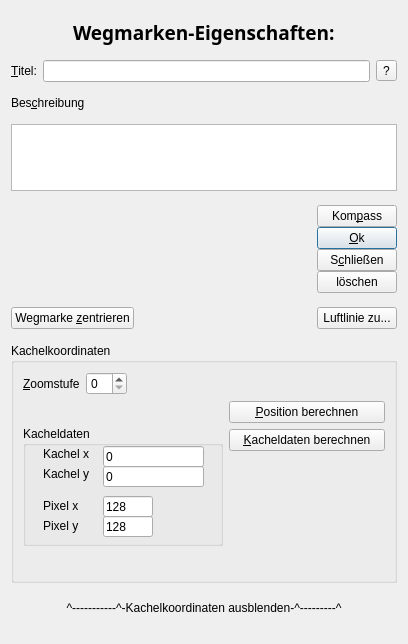
<?xml version="1.0" encoding="UTF-8"?>
<ui version="4.0">
 <class>waypointDialog</class>
 <widget class="QDialog" name="waypointDialog">
  <property name="geometry">
   <rect>
    <x>0</x>
    <y>0</y>
    <width>405</width>
    <height>644</height>
   </rect>
  </property>
  <property name="sizePolicy">
   <sizepolicy hsizetype="Preferred" vsizetype="Preferred">
    <horstretch>0</horstretch>
    <verstretch>0</verstretch>
   </sizepolicy>
  </property>
  <property name="minimumSize">
   <size>
    <width>0</width>
    <height>265</height>
   </size>
  </property>
  <property name="windowTitle">
   <string>Wegmarkendialog</string>
  </property>
  <layout class="QVBoxLayout" name="verticalLayout_3">
   <item>
    <layout class="QHBoxLayout" name="horizontalLayout">
     <item>
      <spacer name="horizontalSpacer">
       <property name="orientation">
        <enum>Qt::Horizontal</enum>
       </property>
       <property name="sizeHint" stdset="0">
        <size>
         <width>40</width>
         <height>20</height>
        </size>
       </property>
      </spacer>
     </item>
     <item>
      <widget class="QLabel" name="label_2">
       <property name="sizePolicy">
        <sizepolicy hsizetype="Preferred" vsizetype="Fixed">
         <horstretch>0</horstretch>
         <verstretch>0</verstretch>
        </sizepolicy>
       </property>
       <property name="font">
        <font>
         <family>Linux Libertine O</family>
         <pointsize>14</pointsize>
         <weight>75</weight>
         <bold>true</bold>
        </font>
       </property>
       <property name="autoFillBackground">
        <bool>false</bool>
       </property>
       <property name="text">
        <string>Wegmarken-Eigenschaften:</string>
       </property>
      </widget>
     </item>
     <item>
      <spacer name="horizontalSpacer_2">
       <property name="orientation">
        <enum>Qt::Horizontal</enum>
       </property>
       <property name="sizeHint" stdset="0">
        <size>
         <width>40</width>
         <height>20</height>
        </size>
       </property>
      </spacer>
     </item>
    </layout>
   </item>
   <item>
    <layout class="QHBoxLayout" name="horizontalLayout_2">
     <item>
      <widget class="QLabel" name="label">
       <property name="text">
        <string>&amp;Titel:</string>
       </property>
       <property name="buddy">
        <cstring>title</cstring>
       </property>
      </widget>
     </item>
     <item>
      <widget class="QLineEdit" name="title"/>
     </item>
     <item>
      <widget class="QToolButton" name="nomatimButton">
       <property name="toolTip">
        <string>&lt;html&gt;&lt;head/&gt;&lt;body&gt;&lt;p&gt;Fragt einen Nominatim-Server nach dem Ort, der hier als Titel eingetragen ist. &lt;/p&gt;&lt;p&gt;Die Koordinaten des Punktes werden gemäß der Anfrage gesetzt.&lt;/p&gt;&lt;p&gt;Ggf werden weitere Waypoints erzeugt, wenn die Anfrage mehrere Ergebnisse lieferte.&lt;/p&gt;&lt;p&gt;Mehr dazu im Hilfetext zu Waypoints (Taste F1)&lt;/p&gt;&lt;/body&gt;&lt;/html&gt;</string>
       </property>
       <property name="text">
        <string>?</string>
       </property>
      </widget>
     </item>
    </layout>
   </item>
   <item>
    <widget class="QLabel" name="label_3">
     <property name="sizePolicy">
      <sizepolicy hsizetype="Preferred" vsizetype="Fixed">
       <horstretch>0</horstretch>
       <verstretch>0</verstretch>
      </sizepolicy>
     </property>
     <property name="text">
      <string>Bes&amp;chreibung</string>
     </property>
     <property name="buddy">
      <cstring>description</cstring>
     </property>
    </widget>
   </item>
   <item>
    <widget class="QPlainTextEdit" name="description">
     <property name="sizePolicy">
      <sizepolicy hsizetype="Expanding" vsizetype="Fixed">
       <horstretch>0</horstretch>
       <verstretch>0</verstretch>
      </sizepolicy>
     </property>
     <property name="maximumSize">
      <size>
       <width>16777215</width>
       <height>67</height>
      </size>
     </property>
    </widget>
   </item>
   <item>
    <layout class="QHBoxLayout" name="horizontalLayout_3">
     <item>
      <spacer name="horizontalSpacer_4">
       <property name="orientation">
        <enum>Qt::Horizontal</enum>
       </property>
       <property name="sizeHint" stdset="0">
        <size>
         <width>28</width>
         <height>17</height>
        </size>
       </property>
      </spacer>
     </item>
     <item>
      <widget class="QWidget" name="koordEing" native="true">
       <property name="sizePolicy">
        <sizepolicy hsizetype="Preferred" vsizetype="Preferred">
         <horstretch>0</horstretch>
         <verstretch>0</verstretch>
        </sizepolicy>
       </property>
      </widget>
     </item>
     <item>
      <layout class="QVBoxLayout" name="verticalLayout">
       <property name="spacing">
        <number>0</number>
       </property>
       <item>
        <widget class="QPushButton" name="kompassButton">
         <property name="text">
          <string>Kom&amp;pass</string>
         </property>
        </widget>
       </item>
       <item>
        <widget class="QPushButton" name="okButton">
         <property name="toolTip">
          <string>&lt;html&gt;&lt;head/&gt;&lt;body&gt;&lt;p&gt;Überträgt die Daten an den Atlas.&lt;/p&gt;&lt;p&gt;Das geschieht aber auch bei jeder Änderung eines Feldes.&lt;/p&gt;&lt;/body&gt;&lt;/html&gt;</string>
         </property>
         <property name="text">
          <string>&amp;Ok</string>
         </property>
         <property name="autoDefault">
          <bool>false</bool>
         </property>
         <property name="default">
          <bool>true</bool>
         </property>
        </widget>
       </item>
       <item>
        <widget class="QPushButton" name="closeButton">
         <property name="toolTip">
          <string/>
         </property>
         <property name="text">
          <string>S&amp;chließen</string>
         </property>
        </widget>
       </item>
       <item>
        <widget class="QPushButton" name="deleteButton">
         <property name="text">
          <string>löschen</string>
         </property>
        </widget>
       </item>
      </layout>
     </item>
    </layout>
   </item>
   <item>
    <layout class="QHBoxLayout" name="horizontalLayout_6">
     <item>
      <widget class="QPushButton" name="centerButton">
       <property name="toolTip">
        <string>sorgt dafür, dass diese Wegmarke ins Anzeigefenster kommt. Brauchbar vor allem wenn man den Zoomfaktor verändert hat.</string>
       </property>
       <property name="text">
        <string>Wegmarke &amp;zentrieren</string>
       </property>
      </widget>
     </item>
     <item>
      <spacer name="horizontalSpacer_6">
       <property name="orientation">
        <enum>Qt::Horizontal</enum>
       </property>
       <property name="sizeHint" stdset="0">
        <size>
         <width>40</width>
         <height>20</height>
        </size>
       </property>
      </spacer>
     </item>
     <item>
      <widget class="QPushButton" name="luftlinieButton">
       <property name="toolTip">
        <string>fragt nach einem weiteren Waypoint und berechnet einen Track, der die kürzeste Verbindung zwischen diesen Punkten darstellt.</string>
       </property>
       <property name="text">
        <string>Luftlinie zu...</string>
       </property>
      </widget>
     </item>
    </layout>
   </item>
   <item>
    <widget class="QGroupBox" name="kachelKoordinatenBox">
     <property name="sizePolicy">
      <sizepolicy hsizetype="Preferred" vsizetype="Fixed">
       <horstretch>0</horstretch>
       <verstretch>0</verstretch>
      </sizepolicy>
     </property>
     <property name="minimumSize">
      <size>
       <width>0</width>
       <height>240</height>
      </size>
     </property>
     <property name="title">
      <string notr="true">Kachelkoordinaten</string>
     </property>
     <property name="flat">
      <bool>true</bool>
     </property>
     <layout class="QVBoxLayout" name="verticalLayout_4">
      <item>
       <layout class="QHBoxLayout" name="horizontalLayout_5">
        <item>
         <widget class="QLabel" name="textLabel1_2">
          <property name="text">
           <string>&amp;Zoomstufe</string>
          </property>
          <property name="wordWrap">
           <bool>false</bool>
          </property>
          <property name="buddy">
           <cstring>Zoom</cstring>
          </property>
         </widget>
        </item>
        <item>
         <widget class="QSpinBox" name="Zoom">
          <property name="sizePolicy">
           <sizepolicy hsizetype="Fixed" vsizetype="Fixed">
            <horstretch>0</horstretch>
            <verstretch>0</verstretch>
           </sizepolicy>
          </property>
          <property name="maximum">
           <number>18</number>
          </property>
          <property name="value">
           <number>0</number>
          </property>
         </widget>
        </item>
        <item>
         <spacer name="horizontalSpacer_5">
          <property name="orientation">
           <enum>Qt::Horizontal</enum>
          </property>
          <property name="sizeHint" stdset="0">
           <size>
            <width>40</width>
            <height>20</height>
           </size>
          </property>
         </spacer>
        </item>
       </layout>
      </item>
      <item>
       <layout class="QHBoxLayout" name="horizontalLayout_7">
        <item>
         <widget class="Q3GroupBox" name="groupBox5_2">
          <property name="sizePolicy">
           <sizepolicy hsizetype="Fixed" vsizetype="Fixed">
            <horstretch>0</horstretch>
            <verstretch>0</verstretch>
           </sizepolicy>
          </property>
          <property name="minimumSize">
           <size>
            <width>200</width>
            <height>120</height>
           </size>
          </property>
          <property name="title">
           <string>Kacheldaten</string>
          </property>
          <widget class="QLabel" name="textLabel3_3">
           <property name="geometry">
            <rect>
             <x>20</x>
             <y>70</y>
             <width>50</width>
             <height>20</height>
            </rect>
           </property>
           <property name="text">
            <string>Pixel x</string>
           </property>
           <property name="wordWrap">
            <bool>false</bool>
           </property>
          </widget>
          <widget class="QLabel" name="textLabel3_4">
           <property name="geometry">
            <rect>
             <x>20</x>
             <y>90</y>
             <width>40</width>
             <height>20</height>
            </rect>
           </property>
           <property name="text">
            <string>Pixel y</string>
           </property>
           <property name="wordWrap">
            <bool>false</bool>
           </property>
          </widget>
          <widget class="QLabel" name="textLabel2_3">
           <property name="geometry">
            <rect>
             <x>20</x>
             <y>20</y>
             <width>53</width>
             <height>15</height>
            </rect>
           </property>
           <property name="text">
            <string>Kachel x</string>
           </property>
           <property name="wordWrap">
            <bool>false</bool>
           </property>
          </widget>
          <widget class="QLabel" name="textLabel2_2_3">
           <property name="geometry">
            <rect>
             <x>20</x>
             <y>40</y>
             <width>53</width>
             <height>15</height>
            </rect>
           </property>
           <property name="text">
            <string>Kachel y</string>
           </property>
           <property name="wordWrap">
            <bool>false</bool>
           </property>
          </widget>
          <widget class="QLineEdit" name="tile_y">
           <property name="geometry">
            <rect>
             <x>80</x>
             <y>40</y>
             <width>101</width>
             <height>21</height>
            </rect>
           </property>
           <property name="text">
            <string>0</string>
           </property>
          </widget>
          <widget class="QLineEdit" name="pix_x">
           <property name="geometry">
            <rect>
             <x>80</x>
             <y>70</y>
             <width>50</width>
             <height>21</height>
            </rect>
           </property>
           <property name="text">
            <string>128</string>
           </property>
          </widget>
          <widget class="QLineEdit" name="pix_y">
           <property name="geometry">
            <rect>
             <x>80</x>
             <y>90</y>
             <width>50</width>
             <height>21</height>
            </rect>
           </property>
           <property name="text">
            <string>128</string>
           </property>
          </widget>
          <widget class="QLineEdit" name="tile_x">
           <property name="geometry">
            <rect>
             <x>80</x>
             <y>20</y>
             <width>101</width>
             <height>21</height>
            </rect>
           </property>
           <property name="text">
            <string>0</string>
           </property>
          </widget>
         </widget>
        </item>
        <item>
         <spacer name="horizontalSpacer_3">
          <property name="orientation">
           <enum>Qt::Horizontal</enum>
          </property>
          <property name="sizeHint" stdset="0">
           <size>
            <width>40</width>
            <height>20</height>
           </size>
          </property>
         </spacer>
        </item>
        <item>
         <layout class="QVBoxLayout" name="verticalLayout_2">
          <item>
           <widget class="QPushButton" name="posCalcButton">
            <property name="minimumSize">
             <size>
              <width>156</width>
              <height>0</height>
             </size>
            </property>
            <property name="text">
             <string>&amp;Position berechnen</string>
            </property>
            <property name="shortcut">
             <string>Alt+P</string>
            </property>
           </widget>
          </item>
          <item>
           <widget class="QPushButton" name="tileCalcButton">
            <property name="text">
             <string>&amp;Kacheldaten berechnen</string>
            </property>
            <property name="shortcut">
             <string>Alt+K</string>
            </property>
           </widget>
          </item>
          <item>
           <spacer name="verticalSpacer">
            <property name="orientation">
             <enum>Qt::Vertical</enum>
            </property>
            <property name="sizeHint" stdset="0">
             <size>
              <width>20</width>
              <height>40</height>
             </size>
            </property>
           </spacer>
          </item>
         </layout>
        </item>
       </layout>
      </item>
     </layout>
    </widget>
   </item>
   <item>
    <layout class="QHBoxLayout" name="horizontalLayout_4">
     <item>
      <widget class="QPushButton" name="toggleButton">
       <property name="text">
        <string>^-----------^-Kachelkoordinaten ausblenden-^---------^</string>
       </property>
       <property name="flat">
        <bool>true</bool>
       </property>
      </widget>
     </item>
    </layout>
   </item>
  </layout>
 </widget>
 <customwidgets>
  <customwidget>
   <class>Q3GroupBox</class>
   <extends>QGroupBox</extends>
   <header>Qt3Support/Q3GroupBox</header>
   <container>1</container>
  </customwidget>
 </customwidgets>
 <tabstops>
  <tabstop>title</tabstop>
  <tabstop>description</tabstop>
  <tabstop>okButton</tabstop>
  <tabstop>kompassButton</tabstop>
  <tabstop>closeButton</tabstop>
  <tabstop>Zoom</tabstop>
  <tabstop>tile_x</tabstop>
  <tabstop>tile_y</tabstop>
  <tabstop>pix_x</tabstop>
  <tabstop>pix_y</tabstop>
  <tabstop>toggleButton</tabstop>
 </tabstops>
 <resources/>
 <connections/>
 <slots>
  <slot>calcTileData()</slot>
  <slot>calcPosition()</slot>
  <slot>hideAndShow()</slot>
 </slots>
</ui>
